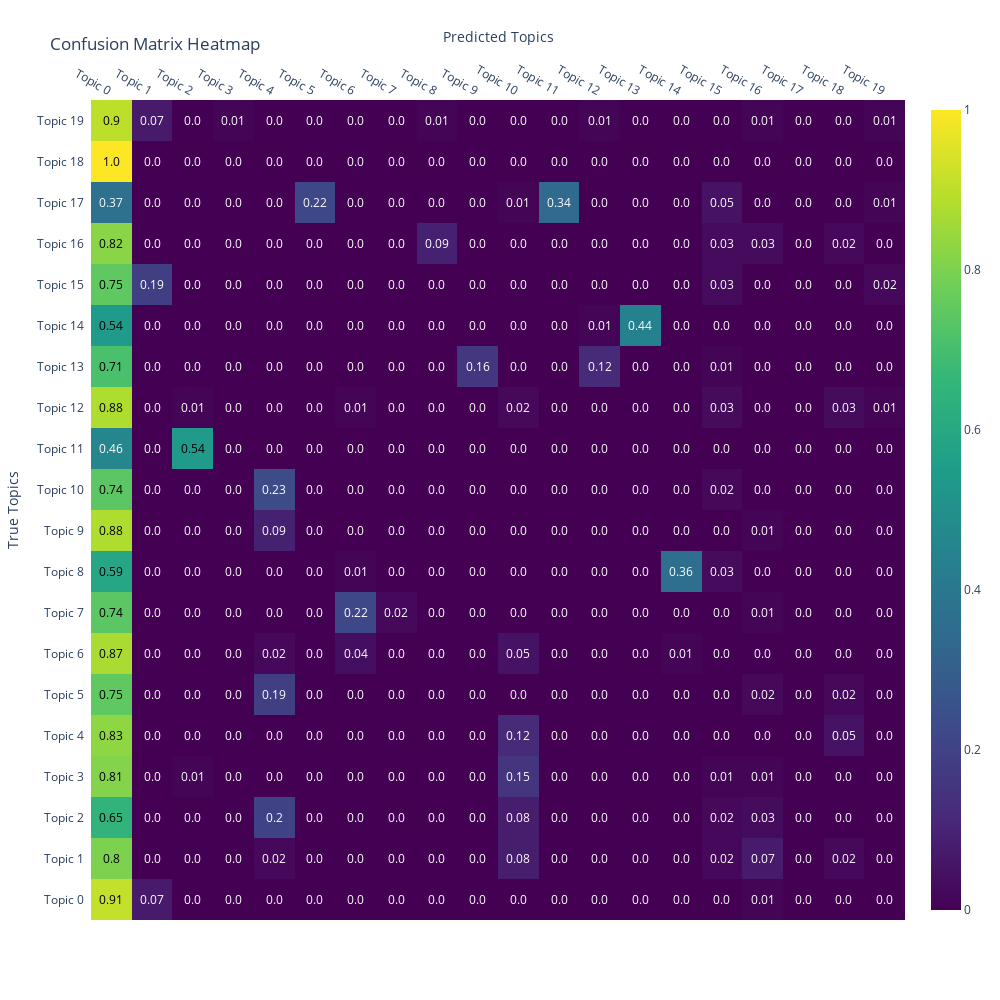

Notebook source saved alongside this figure:
### Code cell
# Calculer la matrice de confusion et normaliser par le nombre total de documents
cm = confusion_matrix(y_true=topic_encoded_df["target"], y_pred=topic_encoded_df["class_pred"])
cm_normalized = cm / cm.sum(axis=1, keepdims=True)  # Normalisation par ligne

# Créer une heatmap avec des annotations
fig = ff.create_annotated_heatmap(
    z=cm_normalized.round(2),  # Matrice normalisée et arrondie à 2 décimales
    x=[f"Topic {i}" for i in range(cm.shape[1])],  # Axes des colonnes
    y=[f"Topic {i}" for i in range(cm.shape[0])],  # Axes des lignes
    colorscale="Viridis",  # Palette de couleurs moderne
    showscale=True  # Afficher l'échelle des couleurs
)

# Personnaliser la mise en page
fig.update_layout(
    title="Confusion Matrix Heatmap",
    xaxis=dict(title="Predicted Topics"),
    yaxis=dict(title="True Topics"),
    width=1000,  # Largeur de la figure
    height=1000,  # Hauteur de la figure
    font=dict(size=12)  # Taille des polices
)

# Afficher la heatmap
fig.show()
